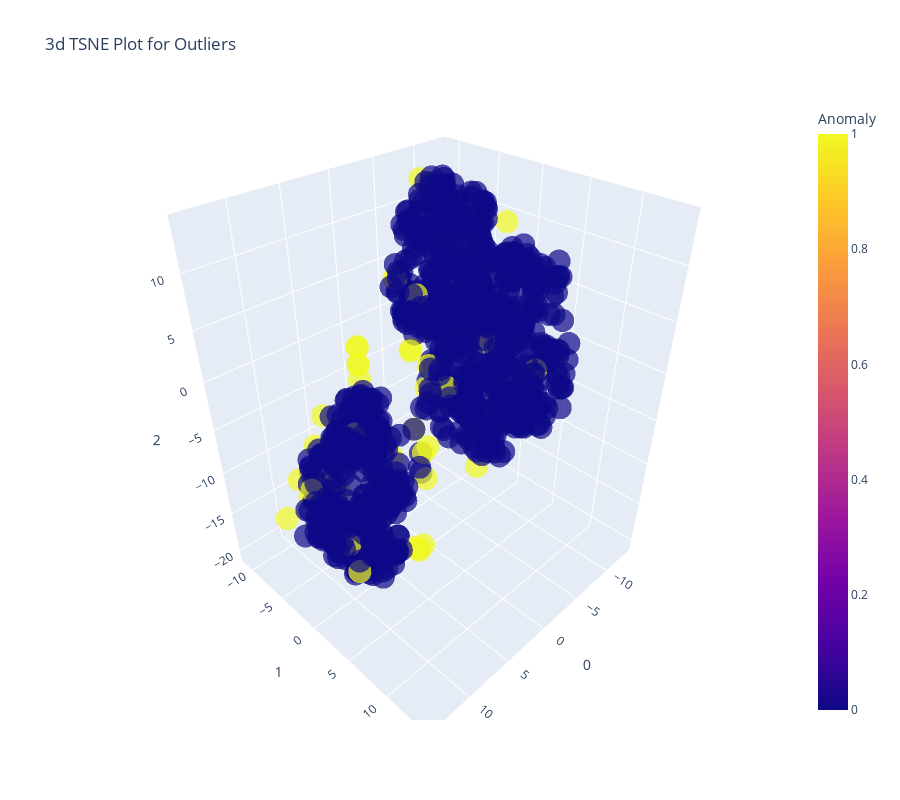

Here is the notebook cell this chart was saved with:
### Code cell
## creating a model
knn=create_model('knn')
## plotting a model
plot_model(knn)

### Figure 1 — Plotly figure (JSON) as saved in the notebook; plotly's stock layout.template omitted (floating-point values rounded to 4 significant figures; data arrays with more than 128 entries replaced by an {"elided": "..."} marker saying what was removed)
{"data": [{"customdata": {"elided": "1000x1 float values"}, "hovertemplate": "0=%{x}<br>1=%{y}<br>2=%{z}<br>Feature=%{customdata[0]}<br>Anomaly=%{marker.color}<extra></extra>", "legendgroup": "", "marker": {"color": {"elided": "1000 int values"}, "coloraxis": "coloraxis", "opacity": 0.7, "symbol": "circle"}, "mode": "markers", "name": "", "scene": "scene", "showlegend": false, "type": "scatter3d", "x": {"elided": "1000 float values"}, "y": {"elided": "1000 float values"}, "z": {"elided": "1000 float values"}}], "layout": {"coloraxis": {"colorbar": {"title": {"text": "Anomaly"}}, "colorscale": [[0, "#0d0887"], [0.1111, "#46039f"], [0.2222, "#7201a8"], [0.3333, "#9c179e"], [0.4444, "#bd3786"], [0.5556, "#d8576b"], [0.6667, "#ed7953"], [0.7778, "#fb9f3a"], [0.8889, "#fdca26"], [1, "#f0f921"]]}, "height": 800, "legend": {"tracegroupgap": 0}, "scene": {"domain": {"x": [0, 1], "y": [0, 1]}, "xaxis": {"title": {"text": "0"}}, "yaxis": {"title": {"text": "1"}}, "zaxis": {"title": {"text": "2"}}}, "title": {"text": "3d TSNE Plot for Outliers"}, "width": 900}}
